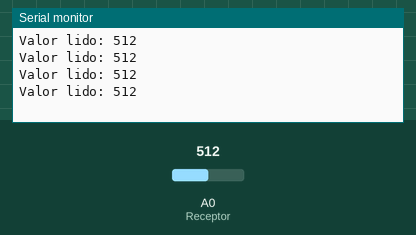
Recording of a sketch running on a simulated Arduino Uno, built with avr-gcc and run on an emulated ATmega328P. Shown: the last lines printed to the serial monitor. The inputs (shaded band) are chosen by the test bench; at power-on: A0 (Receptor) = 512.

Above: at 1.2 s.
1.3 s: A0 (Receptor) set to 716
At 1.71 s:
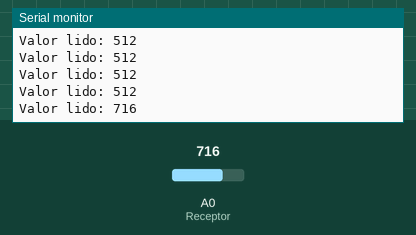
2.8 s: A0 (Receptor) set to 900
At 2.91 s:
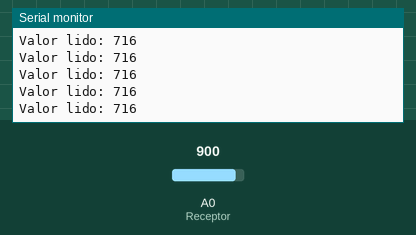
Timing chart, 0 to 5.8 s (numbered marks = the images above; inputs shaded):
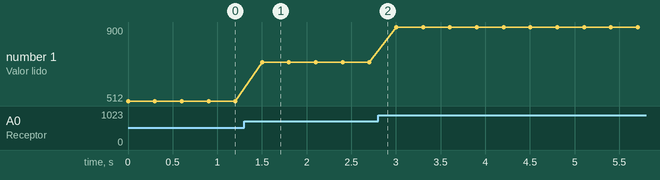

Measured:
- after the input at 1.3 s, the serial monitor: prints a new line after 0.20 s (image 1)
- plotted number 1: 512 → 716 after the input at 1.3 s, 716 → 900 after the input at 2.8 s

The sketch:

infravermelho.ino
```cpp
const int Receptor = A0;
int ValorSensor = 0;

void setup() {
  Serial.begin(9600);
}

void loop() {
  Serial.print("Valor lido: ");
  ValorSensor = analogRead(Receptor);
  Serial.println(ValorSensor);
  delay(300);
}
```
